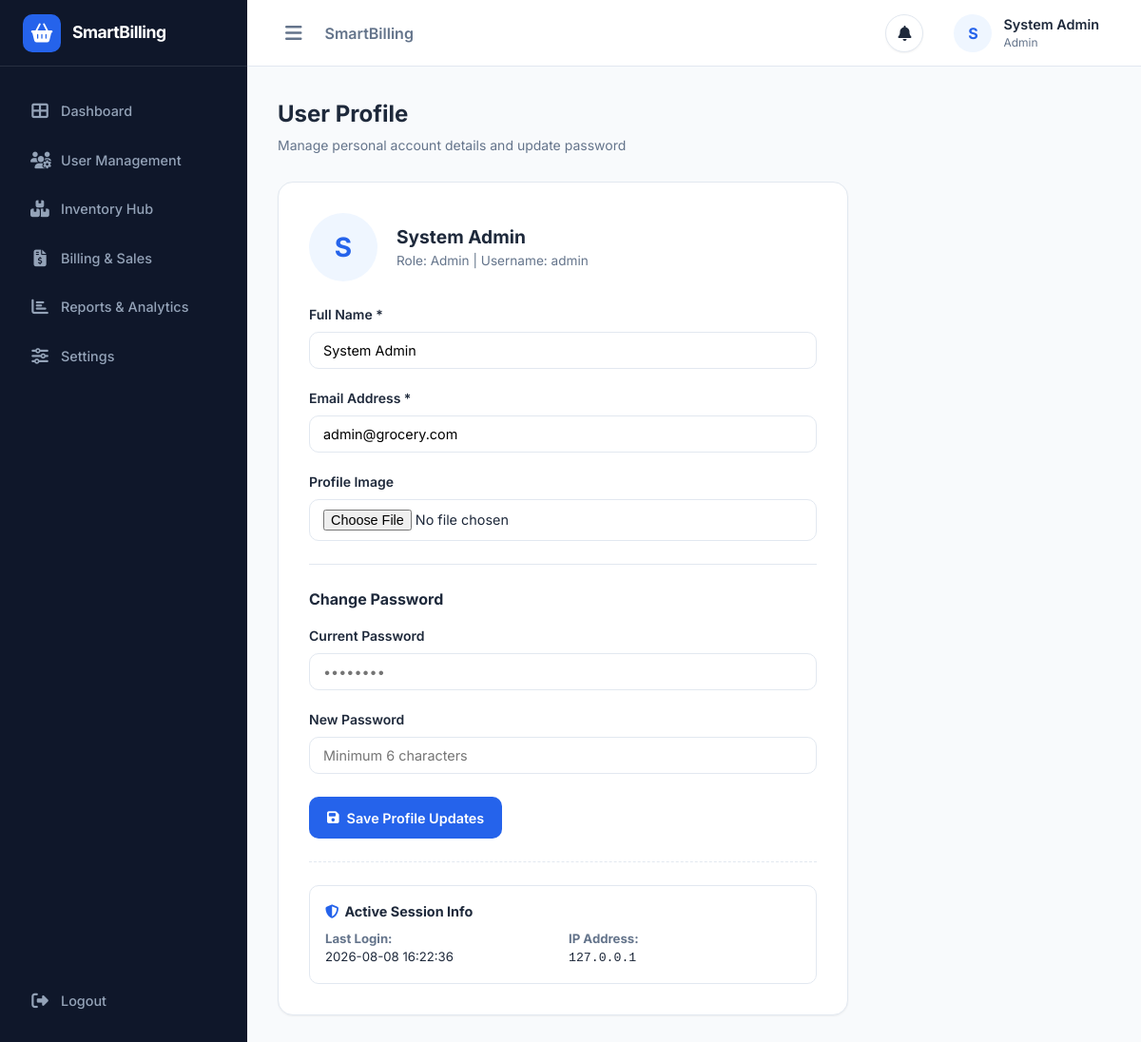
Page /profile/ (signed in) on the earlier database version.
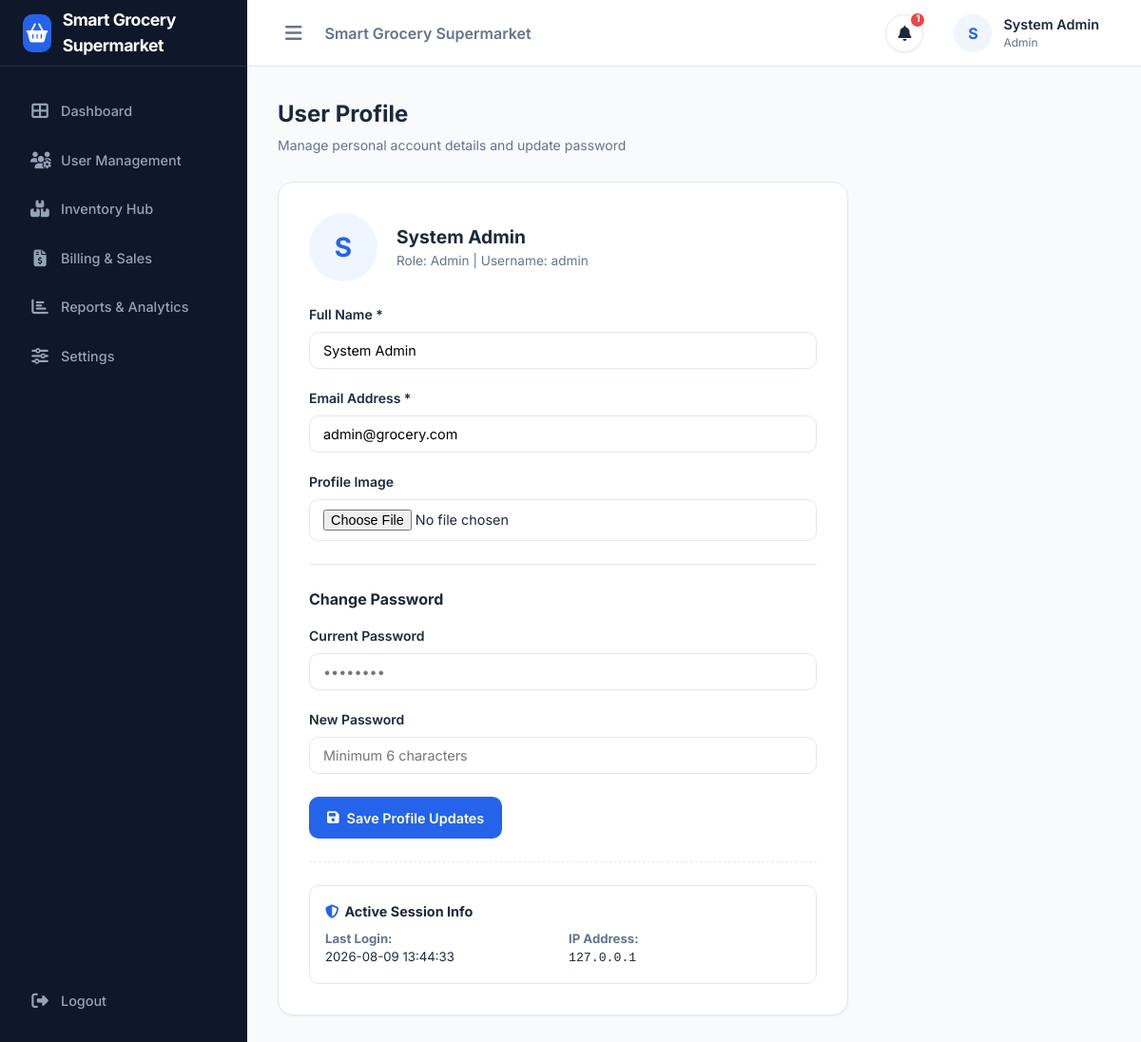
Same page on the later database version.
### app/models/setting.py (models this page shows, shortened)
class SystemSetting(db.Model):
    __tablename__ = 'system_settings'
    id = db.Column(db.Integer, primary_key=True, autoincrement=True)
    setting_key = db.Column(db.String(50), unique=True, nullable=False, index=True)
    setting_value = db.Column(db.Text, nullable=True)
    description = db.Column(db.String(255), nullable=True)
    updated_at = db.Column(db.DateTime, default=datetime.utcnow, onupdate=datetime.utcnow)
    @classmethod
    def get(cls, key: str, default: str = None) -> str:
        fallback = default if default is not None else DEFAULT_SETTINGS.get(key, '')
        setting = cls.query.filter_by(setting_key=key).first()
        return setting.setting_value if setting and setting.setting_value is not None else fallback
    @classmethod
    def get_bool(cls, key: str, default: bool = False) -> bool:
        val = cls.get(key, 'on' if default else 'off')
        return val.lower() in ['on', 'true', '1', 'yes']

### app/models/user.py (models this page shows, shortened)
class User(UserMixin, db.Model):
    __tablename__ = 'users'
    id = db.Column(db.Integer, primary_key=True, autoincrement=True)
    username = db.Column(db.String(50), unique=True, nullable=False, index=True)
    email = db.Column(db.String(120), unique=True, nullable=False, index=True)
    password_hash = db.Column(db.String(255), nullable=False)
    full_name = db.Column(db.String(100), nullable=False)
    role = db.Column(db.String(20), nullable=False, default='Admin')  # Admin, Manager, Cashier
    status = db.Column(db.String(20), nullable=False, default='Active')  # Active, Inactive
    profile_image = db.Column(db.String(255), nullable=True)
    last_login_at = db.Column(db.DateTime, nullable=True)
    last_login_ip = db.Column(db.String(45), nullable=True)
    created_at = db.Column(db.DateTime, default=datetime.utcnow)
    updated_at = db.Column(db.DateTime, default=datetime.utcnow, onupdate=datetime.utcnow)

### app/routes/profile_routes.py (the view, shortened to what this page needs)
@profile_bp.route('/', methods=['GET', 'POST'])
@login_required
def index():
    form = ProfileForm(obj=current_user)
    return render_template('profile/index.html', form=form)

### app/validators/forms.py
class ProfileForm(FlaskForm):
    full_name = StringField('Full Name', validators=[DataRequired()])
    email = StringField('Email', validators=[DataRequired(), Email()])
    current_password = PasswordField('Current Password', validators=[Optional()])
    new_password = PasswordField('New Password', validators=[Optional(), Length(min=6)])

### app/templates/profile/index.html (shortened to what this page needs)
{% extends "base.html" %}
{% block content %}
<div class="page-header">
  <div>
    <h1 class="page-title">User Profile</h1>
    <p class="page-subtitle">Manage personal account details and update password</p>
  </div>
</div>
<div class="card-table" style="padding: 32px; max-width: 600px;">
  <form method="POST" action="{{ url_for('profile.index') }}" enctype="multipart/form-data">
    <div style="display: flex; align-items: center; gap: 20px; margin-bottom: 24px;">
      <div class="avatar" style="width: 72px; height: 72px; font-size: 1.75rem;">
        {% if current_user.profile_image %}
          <img src="{{ url_for('static', filename=current_user.profile_image) }}" style="width:100%;height:100%;border-radius:50%;">
        {% else %}
          {{ (current_user.full_name or current_user.username or 'U')[0] }}
        {% endif %}
      </div>
      <div>
        <h3 style="font-size: 1.2rem; font-weight: 700;">{{ current_user.full_name }}</h3>
        <p style="font-size: 0.85rem; color: var(--text-muted);">Role: {{ current_user.role }} | Username: {{ current_user.username }}</p>
      </div>
    </div>
    <div class="form-group">
      <label class="form-label">Full Name *</label>
      {{ form.full_name(class="form-control") }}
    </div>
    <div class="form-group">
      <label class="form-label">Email Address *</label>
      {{ form.email(class="form-control") }}
    </div>
    <div class="form-group">
      <label class="form-label">Profile Image</label>
      <input type="file" name="profile_image" class="form-control">
    </div>
    <hr style="border: 0; border-top: 1px solid var(--border); margin: 24px 0;">
    <h4 style="font-size: 1rem; font-weight: 700; margin-bottom: 16px;">Change Password</h4>
    <div class="form-group">
      <label class="form-label">Current Password</label>
      {{ form.current_password(class="form-control", placeholder="••••••••") }}
    </div>
    <div class="form-group">
      <label class="form-label">New Password</label>
      {{ form.new_password(class="form-control", placeholder="Minimum 6 characters") }}
    </div>
    <div style="margin-top: 24px;">
      <button type="submit" class="btn btn-primary">
        <i class="fas fa-save"></i> Save Profile Updates
      </button>
    </div>
  </form>
  <hr style="border: 0; border-top: 1px dashed var(--border); margin: 24px 0;">
  <div style="background: var(--bg-body); border: 1px solid var(--border); border-radius: 10px; padding: 16px;">
    <h4 style="font-size: 0.9rem; font-weight: 700; color: var(--text-main); margin-bottom: 8px; display: flex; align-items: center; gap: 6px;">
      <i class="fas fa-shield-halved" style="color: var(--primary);"></i> Active Session Info
    </h4>
    <div style="display: grid; grid-template-columns: 1fr 1fr; gap: 12px; font-size: 0.825rem; color: var(--text-muted);">
      <div>
        <strong>Last Login:</strong><br>
        <span style="color: var(--text-main);">
          {{ current_user.last_login_at.strftime('%Y-%m-%d %H:%M:%S') if current_user.last_login_at else 'Current Session' }}
        </span>
      </div>
      <div>
        <strong>IP Address:</strong><br>
        <span style="color: var(--text-main); font-family: monospace;">
          {{ current_user.last_login_ip or '127.0.0.1' }}
        </span>
      </div>
    </div>
  </div>
</div>
{% endblock %}

### app/templates/base.html (shortened to what the changed rows need)
<!DOCTYPE html>
<html lang="en">
<head>
  <link rel="stylesheet" href="https://cdnjs.cloudflare.com/ajax/libs/font-awesome/6.4.0/css/all.min.css">
  <link rel="stylesheet" href="{{ url_for('static', filename='css/main.css') }}">
</head>
<body data-theme="{{ 'dark' if dark_mode else 'light' }}" data-color="{{ theme_color or 'blue' }}">
<div class="app-container">
  {% if current_user.is_authenticated %}
  <aside class="app-sidebar {% if compact_sidebar %}compact{% endif %}">
    <div class="sidebar-header">
      {% if store_logo %}
        <img src="{{ url_for('static', filename=store_logo) }}" alt="Logo" style="height: 36px; border-radius: 6px;">
      {% else %}
        <div class="brand-icon"><i class="fas fa-shopping-basket"></i></div>
      {% endif %}
      <div class="brand-title">{{ store_name or 'Smart Billing' }}</div>
    </div>
    <nav class="sidebar-nav">
      <a href="{{ url_for('dashboard.index') }}" class="nav-link {% if request.endpoint == 'dashboard.index' %}active{% endif %}">
        <i class="fas fa-th-large"></i> <span>Dashboard</span>
      </a>
      <a href="{{ url_for('user.index') }}" class="nav-link {% if request.endpoint and ('user.' in request.endpoint or 'activity.' in request.endpoint) %}active{% endif %}">
        <i class="fas fa-users-cog"></i> <span>User Management</span>
      </a>
      <a href="{{ url_for('product.index') }}" class="nav-link {% if request.endpoint and ('product.' in request.endpoint or 'category.' in request.endpoint or 'inventory.' in request.endpoint) %}active{% endif %}">
        <i class="fas fa-boxes-stacked"></i> <span>Inventory Hub</span>
      </a>
      <a href="{{ url_for('billing.billing_dashboard') }}" class="nav-link {% if request.endpoint and 'billing.' in request.endpoint %}active{% endif %}">
        <i class="fas fa-file-invoice-dollar"></i> <span>Billing & Sales</span>
      </a>
      <a href="{{ url_for('report.index') }}" class="nav-link {% if request.endpoint and 'report.' in request.endpoint %}active{% endif %}">
        <i class="fas fa-chart-bar"></i> <span>Reports & Analytics</span>
      </a>
      <a href="{{ url_for('setting.index') }}" class="nav-link {% if request.endpoint and 'setting.' in request.endpoint %}active{% endif %}">
        <i class="fas fa-sliders"></i> <span>Settings</span>
      </a>
      <a href="#" onclick="openLogoutModal(); return false;" class="nav-link text-danger" style="margin-top: auto;">
        <i class="fas fa-right-from-bracket"></i> <span>Logout</span>
      </a>
    </nav>
  </aside>
  {% endif %}
  <main class="app-main {% if not current_user.is_authenticated %}no-sidebar{% endif %}">
    {% if current_user.is_authenticated %}
    <header class="app-navbar">
      <div class="navbar-left">
        <button class="sidebar-toggle" id="sidebarToggle"><i class="fas fa-bars"></i></button>
        <div style="font-weight: 600; color: var(--text-muted);">{{ store_name }}</div>
      </div>
      <div class="navbar-right">
        <div class="notif-bell-wrapper" id="notifBellWrapper">
          <button class="notif-bell-btn" id="notifBellBtn" onclick="toggleNotifPanel(event)" title="Notifications">
            <i class="fas fa-bell"></i>
            {% if nav_notif_count > 0 %}
              <span class="notif-badge">{{ nav_notif_count if nav_notif_count < 99 else '99+' }}</span>
            {% endif %}
          </button>
              {% set alert_count = nav_notifications | selectattr('type', 'in', ['warning', 'danger']) | list | length %}
        </div>
        <a href="{{ url_for('profile.index') }}" class="user-profile-btn">
          <div class="avatar">
            {% if current_user.profile_image %}
              <img src="{{ url_for('static', filename=current_user.profile_image) }}" alt="Avatar" style="width:100%;height:100%;border-radius:50%;">
            {% else %}
              {{ (current_user.full_name or current_user.username or 'U')[0] }}
            {% endif %}
          </div>
          <div>
            <div style="font-weight: 600; font-size: 0.9rem;">{{ current_user.full_name }}</div>
            <div style="font-size: 0.75rem; color: var(--text-muted);">{{ current_user.role }}</div>
          </div>
        </a>
      </div>
    </header>
    {% endif %}
    <div class="content-wrapper">
      {% block content %}{% endblock %}
    </div>
  </main>
</div>
</body>
</html>

Differences in the rows shown:
changed SystemSetting: setting_value "SmartBilling" → "Smart Grocery Supermarket"
changed User "System Admin": last_login_at "2026-08-08 16:22:36" → "2026-08-09 13:44:33"
Other differences:
{{ nav_notif_count if nav_notif_count < 99 else '99+' }}: (not shown) → "1"
